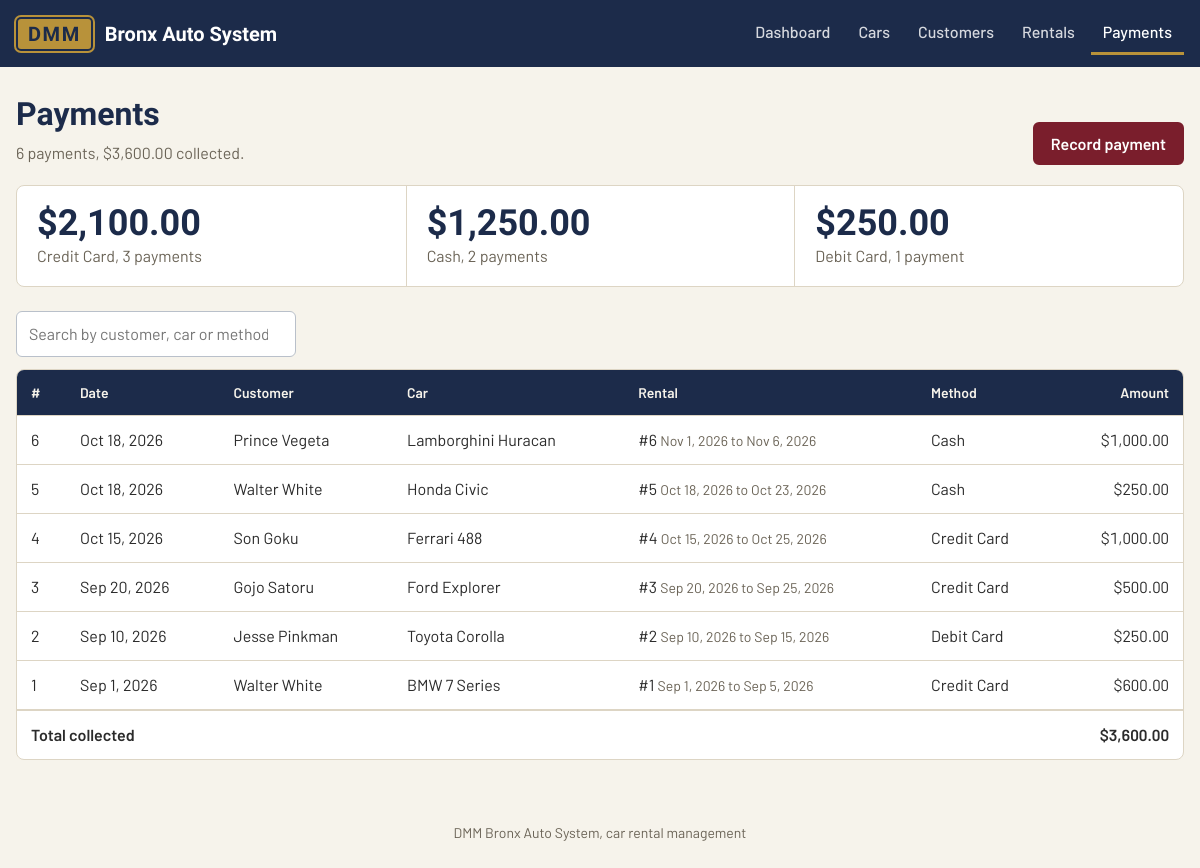
Screenshot of /view_payments.php with the database file from the repository.
### tables this page shows
CREATE TABLE payments (
    payment_id      INT           NOT NULL AUTO_INCREMENT,
    rental_id       INT           NOT NULL,
    amount          DECIMAL(10,2) NOT NULL,
    payment_date    DATE          NOT NULL,
    payment_method  VARCHAR(20)   NOT NULL,
    PRIMARY KEY (payment_id),
    KEY idx_payments_rental (rental_id),
    CONSTRAINT fk_payments_rental FOREIGN KEY (rental_id)
        REFERENCES rentals (rental_id)
        ON UPDATE CASCADE ON DELETE RESTRICT,
    CONSTRAINT chk_payments_amount CHECK (amount > 0),
    CONSTRAINT chk_payments_method CHECK (payment_method IN ('Credit Card', 'Debit Card', 'Cash'))
);

CREATE TABLE customers (
    customer_id  INT           NOT NULL AUTO_INCREMENT,
    first_name   VARCHAR(50)   NOT NULL,
    last_name    VARCHAR(50)   NOT NULL,
    email        VARCHAR(100)  NOT NULL,
    phone        VARCHAR(15)   NOT NULL,
    PRIMARY KEY (customer_id),
    CONSTRAINT uq_customers_email UNIQUE (email)
);

CREATE TABLE cars (
    car_id   INT          NOT NULL AUTO_INCREMENT,
    brand    VARCHAR(50)  NOT NULL,
    model    VARCHAR(50)  NOT NULL,
    year     SMALLINT     NOT NULL,
    type_id  INT          NOT NULL,
    PRIMARY KEY (car_id),
    KEY idx_cars_type (type_id),
    CONSTRAINT fk_cars_type FOREIGN KEY (type_id)
        REFERENCES cartypes (type_id)
        ON UPDATE CASCADE ON DELETE RESTRICT,
    CONSTRAINT chk_cars_year CHECK (year BETWEEN 1990 AND 2100)
);

CREATE TABLE rentals (
    rental_id    INT          NOT NULL AUTO_INCREMENT,
    customer_id  INT          NOT NULL,
    car_id       INT          NOT NULL,
    rental_date  DATE         NOT NULL,
    return_date  DATE         NOT NULL,
    status       VARCHAR(20)  NOT NULL DEFAULT 'Booked',
    PRIMARY KEY (rental_id),
    KEY idx_rentals_customer (customer_id),
     
    KEY idx_rentals_car_dates (car_id, rental_date, return_date),
    KEY idx_rentals_status (status),
    CONSTRAINT fk_rentals_customer FOREIGN KEY (customer_id)
        REFERENCES customers (customer_id)
        ON UPDATE CASCADE ON DELETE RESTRICT,
    CONSTRAINT fk_rentals_car FOREIGN KEY (car_id)
        REFERENCES cars (car_id)
        ON UPDATE CASCADE ON DELETE RESTRICT,
    CONSTRAINT chk_rentals_dates CHECK (return_date >= rental_date),
    CONSTRAINT chk_rentals_status CHECK (status IN ('Booked', 'Active', 'Returned'))
);

### includes/functions.php (called while the page is built, shortened)
<?php
function e($value): string
{
    return htmlspecialchars((string) $value, ENT_QUOTES, "UTF-8");
}
function money($amount): string
{
    return "$" . number_format((float) $amount, 2);
}
function nice_date(?string $date): string
{
    $d = DateTime::createFromFormat("Y-m-d", (string) $date);
    return $d ? $d->format("M j, Y") : (string) $date;
}

### view_payments.php (the view, shortened to what this page needs)
<?php
require_once __DIR__ . "/includes/functions.php";
require_once __DIR__ . "/includes/db_connect.php";
$sql = "
    SELECT p.payment_id, p.payment_date, p.amount, p.payment_method,
           r.rental_id, r.rental_date, r.return_date,
           cu.first_name, cu.last_name,
           c.brand, c.model
    FROM payments p
    INNER JOIN rentals r    ON p.rental_id = r.rental_id
    INNER JOIN customers cu ON r.customer_id = cu.customer_id
    INNER JOIN cars c       ON r.car_id = c.car_id
    ORDER BY p.payment_date DESC, p.payment_id DESC";
$payments = $conn->query($sql)->fetch_all(MYSQLI_ASSOC);
$by_method = $conn->query("
    SELECT payment_method, COUNT(*) AS payment_count, SUM(amount) AS total
    FROM payments
    GROUP BY payment_method
    ORDER BY total DESC
")->fetch_all(MYSQLI_ASSOC);
$total_collected = array_sum(array_column($payments, "amount"));
require __DIR__ . "/includes/header.php";
?>
<div class="page-head">
    <div>
        <h1>Payments</h1>
        <p><?= count($payments) ?> <?= count($payments) === 1 ? "payment" : "payments" ?>, <?= e(money($total_collected)) ?> collected.</p>
    </div>
    <div class="page-actions">
        <a class="btn" href="add_payment.php">Record payment</a>
    </div>
</div>
<?php if (count($by_method) > 0): ?>
<section class="figures" aria-label="Collected by payment method">
    <?php foreach ($by_method as $m): ?>
        <div class="figure">
            <strong><?= e(money($m["total"])) ?></strong>
            <span><?= e($m["payment_method"]) ?>, <?= (int) $m["payment_count"] ?> <?= $m["payment_count"] == 1 ? "payment" : "payments" ?></span>
        </div>
    <?php endforeach; ?>
</section>
<?php endif; ?>
<div class="toolbar">
    <input type="search" placeholder="Search by customer, car or method" aria-label="Search payments" data-table-search="#payments-table">
</div>
<div class="table-wrap">
    <table class="stack" id="payments-table">
        <thead>
            <tr>
                <th>#</th>
                <th>Date</th>
                <th>Customer</th>
                <th>Car</th>
                <th>Rental</th>
                <th>Method</th>
                <th class="num">Amount</th>
            </tr>
        </thead>
        <tbody>
        <?php foreach ($payments as $p): ?>
            <tr>
                <td data-label="Payment #"><?= (int) $p["payment_id"] ?></td>
                <td data-label="Date"><?= e(nice_date($p["payment_date"])) ?></td>
                <td data-label="Customer"><?= e($p["first_name"] . " " . $p["last_name"]) ?></td>
                <td data-label="Car"><?= e($p["brand"] . " " . $p["model"]) ?></td>
                <td data-label="Rental">#<?= (int) $p["rental_id"] ?> <span class="subtle"><?= e(nice_date($p["rental_date"])) ?> to <?= e(nice_date($p["return_date"])) ?></span></td>
                <td data-label="Method"><?= e($p["payment_method"]) ?></td>
                <td data-label="Amount" class="num"><?= e(money($p["amount"])) ?></td>
            </tr>
        <?php endforeach; ?>
        </tbody>
        <?php if (count($payments) > 0): ?>
        <tfoot>
            <tr>
                <td colspan="6">Total collected</td>
                <td class="num" data-label="Amount"><?= e(money($total_collected)) ?></td>
            </tr>
        </tfoot>
        <?php endif; ?>
    </table>
</div>
<?php require __DIR__ . "/includes/footer.php"; ?>

### assets/css/style.css (style rules this page uses)
:root { --navy: #1c2b4a; --navy-soft: #2c3e63; --burgundy: #7a1e2c; --burgundy-dark: #5e1621; --gold: #b8923a; --page: #f6f3eb; --surface: #ffffff; --line: #ddd5c4; --head: #f1ece1; --text: #2b2b2b; --muted: #6b6457; --green: #2e6b3f; --green-bg: #e6efe5; --blue: #1c4f8a; --blue-bg: #e3eaf3; --amber: #8a4a1c; --amber-bg: #f5e8d8; --red: #9b1c1c; --red-bg: #f7e4e1; --radius: 8px; --font: "Barlow", system-ui, -apple-system, "Segoe UI", Roboto, sans-serif; --font-head: "Barlow Semi Condensed", "Barlow", system-ui, sans-serif; }
* { box-sizing: border-box; }
body { margin: 0; font-family: var(--font); font-size: 16px; line-height: 1.5; color: var(--text); background: var(--page); }
h1, h2, h3 { font-family: var(--font-head); color: var(--navy); line-height: 1.2; margin: 0 0 8px; }
h1 { font-size: 2rem; }
a { color: var(--blue); }
.page-head { display: flex; align-items: flex-end; justify-content: space-between; gap: 16px; flex-wrap: wrap; margin-bottom: 20px; }
.page-head p { margin: 0; color: var(--muted); }
.page-actions { display: flex; gap: 8px; flex-wrap: wrap; }
.figures { display: grid; grid-auto-flow: column; grid-auto-columns: 1fr; background: var(--surface); border: 1px solid var(--line); border-radius: var(--radius); }
.figure { padding: 18px 20px; border-left: 1px solid var(--line); }
.figure:first-child { border-left: 0; }
.figure strong { display: block; font-family: var(--font-head); font-size: 2.25rem; line-height: 1.1; color: var(--navy); font-variant-numeric: tabular-nums; }
.figure span { color: var(--muted); }
.figures + .toolbar { margin-top: 24px; }
.btn { display: inline-block; font: inherit; font-weight: 600; line-height: 1.2; text-decoration: none; text-align: center; color: #fff; background: var(--burgundy); border: 2px solid var(--burgundy); border-radius: 6px; padding: 10px 16px; cursor: pointer; }
input[type="text"], input[type="email"], input[type="tel"], input[type="date"], input[type="number"], input[type="search"], select { width: 100%; font: inherit; color: var(--text); background: #fff; padding: 10px 12px; border: 1px solid #b9c0ca; border-radius: 6px; }
.toolbar { display: flex; align-items: center; justify-content: space-between; gap: 12px; flex-wrap: wrap; margin-bottom: 12px; }
.toolbar input[type="search"] { max-width: 280px; }
.table-wrap { background: var(--surface); border: 1px solid var(--line); border-radius: var(--radius); overflow-x: auto; }
table { width: 100%; border-collapse: collapse; }
th, td { padding: 12px 14px; text-align: left; vertical-align: middle; border-bottom: 1px solid var(--line); }
th { background: var(--navy); color: #f6f3eb; font-size: 0.875rem; font-weight: 600; white-space: nowrap; }
tbody tr:last-child td { border-bottom: 0; }
tfoot td { font-weight: 600; border-top: 2px solid var(--line); border-bottom: 0; }
.num { text-align: right; font-variant-numeric: tabular-nums; white-space: nowrap; }
.subtle { color: var(--muted); font-size: 0.875rem; }

### rows the page displays
payments: payment_id "6", payment_date "Oct 18, 2026", customers.first_name+last_name "Prince Vegeta", cars.brand+model "Lamborghini Huracan", rental.rental_id "6", rental.rental_date "Nov 1, 2026", rental.return_date "Nov 6, 2026", payment_method "Cash", amount "$1,000.00"
payments: payment_id "5", payment_date "Oct 18, 2026", customers.first_name+last_name "Walter White", cars.brand+model "Honda Civic", rental.rental_id "5", rental.rental_date "Oct 18, 2026", rental.return_date "Oct 23, 2026", payment_method "Cash", amount "$250.00"
payments: payment_id "4", payment_date "Oct 15, 2026", customers.first_name+last_name "Son Goku", cars.brand+model "Ferrari 488", rental.rental_id "4", rental.rental_date "Oct 15, 2026", rental.return_date "Oct 25, 2026", payment_method "Credit Card", amount "$1,000.00"
payments: payment_id "3", payment_date "Sep 20, 2026", customers.first_name+last_name "Gojo Satoru", cars.brand+model "Ford Explorer", rental.rental_id "3", rental.rental_date "Sep 20, 2026", rental.return_date "Sep 25, 2026", payment_method "Credit Card", amount "$500.00"
payments: payment_id "2", payment_date "Sep 10, 2026", customers.first_name+last_name "Jesse Pinkman", cars.brand+model "Toyota Corolla", rental.rental_id "2", rental.rental_date "Sep 10, 2026", rental.return_date "Sep 15, 2026", payment_method "Debit Card", amount "$250.00"
payments: payment_id "1", payment_date "Sep 1, 2026", customers.first_name+last_name "Walter White", cars.brand+model "BMW 7 Series", rental.rental_id "1", rental.rental_date "Sep 1, 2026", rental.return_date "Sep 5, 2026", payment_method "Credit Card", amount "$600.00"

### other values shown
$label "Dashboard"
$label "Cars"
$label "Customers"
$label "Rentals"
$label "Payments"
count($payments) "6"
money($total_collected) "$3,600.00"
money($m["total"]) "$2,100.00"
$m["payment_method"] "Credit Card"
$m["payment_count"] "3"
money($m["total"]) "$1,250.00"
$m["payment_method"] "Cash"
$m["payment_count"] "2"
money($m["total"]) "$250.00"
$m["payment_method"] "Debit Card"
